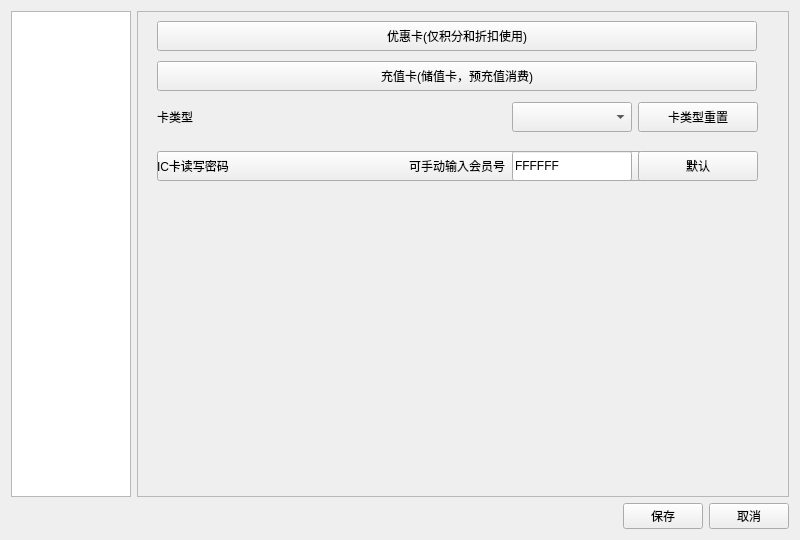
<?xml version="1.0" encoding="UTF-8"?>
<ui version="4.0">
 <class>w_m_member_paramset2</class>
 <widget class="QDialog" name="w_m_member_paramset2">
  <property name="geometry">
   <rect>
    <x>0</x>
    <y>0</y>
    <width>800</width>
    <height>540</height>
   </rect>
  </property>
  <property name="windowTitle">
   <string>Dialog</string>
  </property>
  <layout class="QVBoxLayout" name="verticalLayout">
   <item>
    <layout class="QHBoxLayout" name="horizontalLayout_2" stretch="0,0">
     <item>
      <widget class="ftableview" name="tableView_list">
       <property name="minimumSize">
        <size>
         <width>120</width>
         <height>0</height>
        </size>
       </property>
       <property name="maximumSize">
        <size>
         <width>120</width>
         <height>16777215</height>
        </size>
       </property>
      </widget>
     </item>
     <item>
      <widget class="QFrame" name="frame">
       <property name="frameShape">
        <enum>QFrame::StyledPanel</enum>
       </property>
       <property name="frameShadow">
        <enum>QFrame::Raised</enum>
       </property>
       <property name="outer_stylesheet" stdset="0">
        <string>frame_backview</string>
       </property>
       <widget class="QStackedWidget" name="stackedWidget">
        <property name="geometry">
         <rect>
          <x>0</x>
          <y>0</y>
          <width>800</width>
          <height>600</height>
         </rect>
        </property>
        <property name="currentIndex">
         <number>1</number>
        </property>
        <widget class="QWidget" name="page">
         <widget class="checkbox_phonestyle" name="checkBox_m_card_paydiscount">
          <property name="geometry">
           <rect>
            <x>20</x>
            <y>90</y>
            <width>600</width>
            <height>30</height>
           </rect>
          </property>
          <property name="text">
           <string>充值卡会员付款时自动折扣</string>
          </property>
         </widget>
         <widget class="checkbox_phonestyle" name="checkBox_member_pay">
          <property name="geometry">
           <rect>
            <x>20</x>
            <y>330</y>
            <width>600</width>
            <height>30</height>
           </rect>
          </property>
          <property name="text">
           <string>充值会员付款允许负数</string>
          </property>
         </widget>
         <widget class="checkbox_phonestyle" name="checkBox_m_fetch_base">
          <property name="geometry">
           <rect>
            <x>20</x>
            <y>290</y>
            <width>600</width>
            <height>30</height>
           </rect>
          </property>
          <property name="text">
           <string>取款可取保本金额</string>
          </property>
         </widget>
         <widget class="checkbox_phonestyle" name="checkBox_deposit_pay_all">
          <property name="geometry">
           <rect>
            <x>20</x>
            <y>130</y>
            <width>600</width>
            <height>30</height>
           </rect>
          </property>
          <property name="text">
           <string>充值卡付款必须全单付满</string>
          </property>
         </widget>
         <widget class="checkbox_phonestyle" name="checkBox_vip_phone_verify">
          <property name="geometry">
           <rect>
            <x>20</x>
            <y>370</y>
            <width>600</width>
            <height>30</height>
           </rect>
          </property>
          <property name="text">
           <string>储值卡付款时需短信验证</string>
          </property>
         </widget>
         <widget class="checkbox_phonestyle" name="checkBox_member_bank">
          <property name="geometry">
           <rect>
            <x>20</x>
            <y>250</y>
            <width>600</width>
            <height>30</height>
           </rect>
          </property>
          <property name="text">
           <string>会员作废的时候打印账单</string>
          </property>
         </widget>
         <widget class="checkbox_phonestyle" name="checkBox_local_select">
          <property name="geometry">
           <rect>
            <x>20</x>
            <y>210</y>
            <width>600</width>
            <height>30</height>
           </rect>
          </property>
          <property name="text">
           <string>会员消费时可查找会员卡</string>
          </property>
         </widget>
         <widget class="checkbox_phonestyle" name="checkBox_m_deposit_negative">
          <property name="geometry">
           <rect>
            <x>20</x>
            <y>50</y>
            <width>600</width>
            <height>30</height>
           </rect>
          </property>
          <property name="text">
           <string>充值与实收金额必须相等</string>
          </property>
         </widget>
         <widget class="checkbox_phonestyle" name="checkBox_discount_view">
          <property name="geometry">
           <rect>
            <x>20</x>
            <y>170</y>
            <width>600</width>
            <height>30</height>
           </rect>
          </property>
          <property name="text">
           <string>折扣时显示会员折扣详情</string>
          </property>
         </widget>
         <widget class="QWidget" name="layoutWidget">
          <property name="geometry">
           <rect>
            <x>20</x>
            <y>10</y>
            <width>601</width>
            <height>29</height>
           </rect>
          </property>
          <layout class="QGridLayout" name="gridLayout">
           <item row="0" column="0">
            <widget class="QLabel" name="label_2">
             <property name="text">
              <string>最大充值金额</string>
             </property>
             <property name="alignment">
              <set>Qt::AlignLeading|Qt::AlignLeft|Qt::AlignVCenter</set>
             </property>
            </widget>
           </item>
           <item row="0" column="1">
            <widget class="QLineEdit" name="lineEdit_max_deposit">
             <property name="minimumSize">
              <size>
               <width>120</width>
               <height>0</height>
              </size>
             </property>
             <property name="maximumSize">
              <size>
               <width>120</width>
               <height>16777215</height>
              </size>
             </property>
            </widget>
           </item>
          </layout>
         </widget>
        </widget>
        <widget class="QWidget" name="page_2">
         <widget class="checkbox_phonestyle" name="checkBox_input_memberno">
          <property name="geometry">
           <rect>
            <x>20</x>
            <y>140</y>
            <width>600</width>
            <height>30</height>
           </rect>
          </property>
          <property name="text">
           <string>可手动输入会员号</string>
          </property>
         </widget>
         <widget class="checkbox_phonestyle" name="checkBox_discount">
          <property name="geometry">
           <rect>
            <x>20</x>
            <y>10</y>
            <width>600</width>
            <height>30</height>
           </rect>
          </property>
          <property name="text">
           <string>优惠卡(仅积分和折扣使用)</string>
          </property>
         </widget>
         <widget class="checkbox_phonestyle" name="checkBox_save">
          <property name="geometry">
           <rect>
            <x>20</x>
            <y>50</y>
            <width>600</width>
            <height>30</height>
           </rect>
          </property>
          <property name="text">
           <string>充值卡(储值卡，预充值消费)</string>
          </property>
         </widget>
         <widget class="QWidget" name="layoutWidget">
          <property name="geometry">
           <rect>
            <x>20</x>
            <y>90</y>
            <width>601</width>
            <height>32</height>
           </rect>
          </property>
          <layout class="QGridLayout" name="gridLayout_2">
           <item row="0" column="0">
            <widget class="QLabel" name="label_3">
             <property name="text">
              <string>卡类型</string>
             </property>
             <property name="alignment">
              <set>Qt::AlignLeading|Qt::AlignLeft|Qt::AlignVCenter</set>
             </property>
            </widget>
           </item>
           <item row="0" column="2">
            <widget class="lds_ComboBox" name="comboBox_vip_card_type">
             <property name="minimumSize">
              <size>
               <width>120</width>
               <height>30</height>
              </size>
             </property>
             <property name="maximumSize">
              <size>
               <width>120</width>
               <height>30</height>
              </size>
             </property>
            </widget>
           </item>
           <item row="0" column="3">
            <widget class="QPushButton" name="pushButton_m_clearAll">
             <property name="minimumSize">
              <size>
               <width>120</width>
               <height>30</height>
              </size>
             </property>
             <property name="maximumSize">
              <size>
               <width>120</width>
               <height>30</height>
              </size>
             </property>
             <property name="text">
              <string>卡类型重置</string>
             </property>
            </widget>
           </item>
           <item row="0" column="1">
            <spacer name="horizontalSpacer_2">
             <property name="orientation">
              <enum>Qt::Horizontal</enum>
             </property>
             <property name="sizeHint" stdset="0">
              <size>
               <width>40</width>
               <height>20</height>
              </size>
             </property>
            </spacer>
           </item>
          </layout>
         </widget>
         <widget class="QWidget" name="widget_ic" native="true">
          <property name="geometry">
           <rect>
            <x>20</x>
            <y>140</y>
            <width>601</width>
            <height>30</height>
           </rect>
          </property>
          <layout class="QHBoxLayout" name="horizontalLayout_3">
           <property name="leftMargin">
            <number>0</number>
           </property>
           <property name="topMargin">
            <number>0</number>
           </property>
           <property name="rightMargin">
            <number>0</number>
           </property>
           <property name="bottomMargin">
            <number>0</number>
           </property>
           <item>
            <widget class="QLabel" name="label_icpwd">
             <property name="text">
              <string>IC卡读写密码</string>
             </property>
             <property name="alignment">
              <set>Qt::AlignLeading|Qt::AlignLeft|Qt::AlignVCenter</set>
             </property>
            </widget>
           </item>
           <item>
            <widget class="QLineEdit" name="lineEdit_vip_ic_password">
             <property name="minimumSize">
              <size>
               <width>120</width>
               <height>30</height>
              </size>
             </property>
             <property name="maximumSize">
              <size>
               <width>120</width>
               <height>30</height>
              </size>
             </property>
             <property name="text">
              <string>FFFFFF</string>
             </property>
             <property name="echoMode">
              <enum>QLineEdit::Normal</enum>
             </property>
            </widget>
           </item>
           <item>
            <widget class="QPushButton" name="pushButton_ic_pwd_def">
             <property name="minimumSize">
              <size>
               <width>120</width>
               <height>30</height>
              </size>
             </property>
             <property name="maximumSize">
              <size>
               <width>120</width>
               <height>30</height>
              </size>
             </property>
             <property name="text">
              <string>默认</string>
             </property>
            </widget>
           </item>
          </layout>
         </widget>
        </widget>
       </widget>
      </widget>
     </item>
    </layout>
   </item>
   <item>
    <layout class="QHBoxLayout" name="horizontalLayout">
     <item>
      <spacer name="horizontalSpacer">
       <property name="orientation">
        <enum>Qt::Horizontal</enum>
       </property>
       <property name="sizeHint" stdset="0">
        <size>
         <width>40</width>
         <height>20</height>
        </size>
       </property>
      </spacer>
     </item>
     <item>
      <widget class="lds_toolbar_button" name="pushButton_ok">
       <property name="text">
        <string>保存</string>
       </property>
       <property name="outer_stylesheet" stdset="0">
        <string>pushbutton</string>
       </property>
      </widget>
     </item>
     <item>
      <widget class="lds_toolbar_button" name="pushButton_cancel">
       <property name="text">
        <string>取消</string>
       </property>
       <property name="outer_stylesheet" stdset="0">
        <string>pushbutton</string>
       </property>
      </widget>
     </item>
    </layout>
   </item>
  </layout>
 </widget>
 <customwidgets>
  <customwidget>
   <class>ftableview</class>
   <extends>QTableView</extends>
   <header>ftableview.h</header>
  </customwidget>
  <customwidget>
   <class>lds_ComboBox</class>
   <extends>QComboBox</extends>
   <header>lds_combobox.h</header>
  </customwidget>
  <customwidget>
   <class>lds_toolbar_button</class>
   <extends>QPushButton</extends>
   <header>lds_toolbar_button.h</header>
  </customwidget>
  <customwidget>
   <class>checkbox_phonestyle</class>
   <extends>QPushButton</extends>
   <header>checkbox_phonestyle.h</header>
  </customwidget>
 </customwidgets>
 <tabstops>
  <tabstop>pushButton_ok</tabstop>
  <tabstop>pushButton_cancel</tabstop>
  <tabstop>tableView_list</tabstop>
  <tabstop>lineEdit_max_deposit</tabstop>
  <tabstop>comboBox_vip_card_type</tabstop>
  <tabstop>pushButton_m_clearAll</tabstop>
  <tabstop>pushButton_ic_pwd_def</tabstop>
  <tabstop>lineEdit_vip_ic_password</tabstop>
  <tabstop>checkBox_discount</tabstop>
  <tabstop>checkBox_save</tabstop>
  <tabstop>checkBox_m_deposit_negative</tabstop>
  <tabstop>checkBox_m_card_paydiscount</tabstop>
  <tabstop>checkBox_deposit_pay_all</tabstop>
  <tabstop>checkBox_discount_view</tabstop>
  <tabstop>checkBox_local_select</tabstop>
  <tabstop>checkBox_member_bank</tabstop>
  <tabstop>checkBox_vip_phone_verify</tabstop>
  <tabstop>checkBox_member_pay</tabstop>
  <tabstop>checkBox_m_fetch_base</tabstop>
  <tabstop>checkBox_input_memberno</tabstop>
 </tabstops>
 <resources/>
 <connections/>
</ui>
